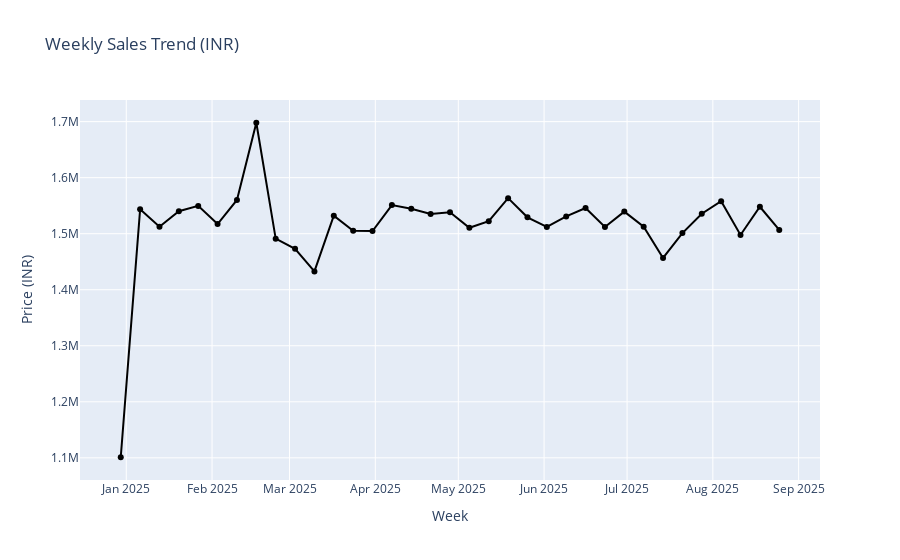

Notebook cell for this chart:
### Markdown cell above
#### Weekly Trend Analysis

### Code cell
df["Week"] = pd.to_datetime(df["Order Date"]).dt.to_period("W").dt.start_time

weekly_sales = (
    df.groupby("Week")["Price (INR)"]
    .sum()
    .reset_index()
)

fig = px.line(
    weekly_sales,
    x="Week",
    y="Price (INR)",
    title="Weekly Sales Trend (INR)",
    markers=True,
    color_discrete_sequence=["black"]
)

fig.update_xaxes(dtick="M1", tickformat="%b %Y")
fig.show()
